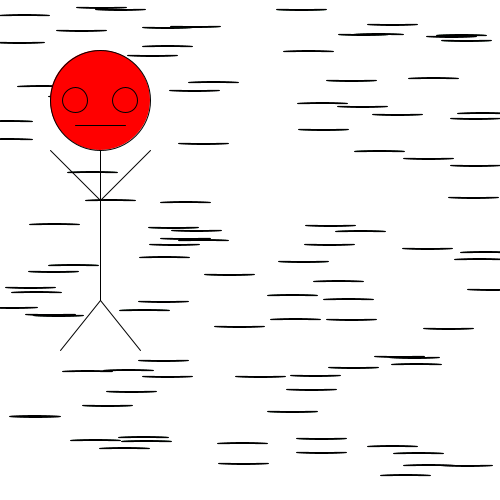
Frame 1 (no input)
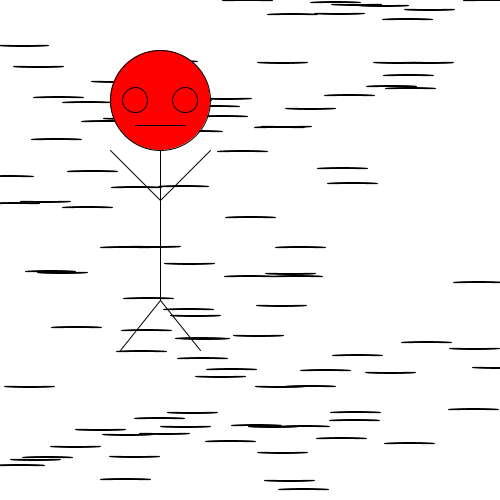
Frame 60 (the mouse pressed at the canvas centre just before this capture)
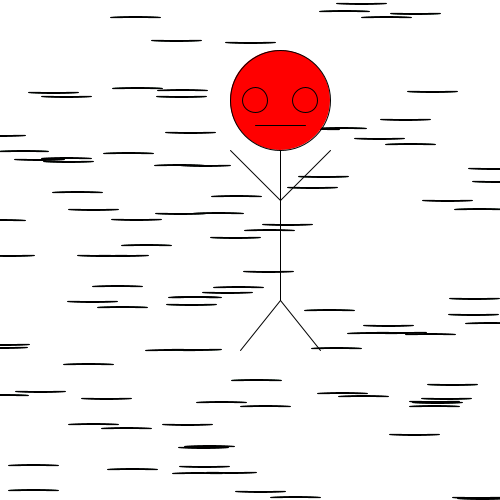
Frame 120 (the mouse held since frame 60 and released just before this capture)

The Processing sketch that drew these frames (run headless with seeded random() and noise(); from frame 60 on, the mouse is pressed at the canvas centre):

// Processing sketch: processing_127608
// ── processing_127608.pde

int monsterpositionX;
int monsterpositionY;
int breedte;
int hoogte;
int richting;
int teller;
int score;
int verandering;
boolean test;
 
void setup (){
  size(500,500);
 background(150);
breedte = 50;
hoogte = 50;
richting = -20;
teller = 0;
score = 0;
verandering = 0;
}
 
void draw(){

background(255);
if(test == true){
  fill(0,255,0);
}
fill(21,238,67);
for(int i=0; i < 100; i ++){
fill(20,100,50);
ellipse(random(0,500),random(0,500),50,1);
}
if(test == false){
  fill(255,0,0);
}
ellipse(monsterpositionX +100,monsterpositionY +100,100,100);//hoofd
ellipse(monsterpositionX +75,monsterpositionY +100,25,25); //  linker oog
ellipse(monsterpositionX +125,monsterpositionY +100,25,25);//  rechter oog
line(monsterpositionX +125,monsterpositionY +125,monsterpositionX +75,monsterpositionY +125);//    mond
line(monsterpositionX +100,monsterpositionY +150,monsterpositionX +100,monsterpositionY +300);//   lijf
line(monsterpositionX +100,monsterpositionY +200,monsterpositionX +50,monsterpositionY +150);//    linker arm
line(monsterpositionX +100,monsterpositionY +200,monsterpositionX +150,monsterpositionY +150);//   rechter arm
line(monsterpositionX +100,monsterpositionY +300,monsterpositionX +60,monsterpositionY +350);//    linker been
line(monsterpositionX +100,monsterpositionY +300,monsterpositionX +140,monsterpositionY +350);//   rechter been
 
monsterpositionX = monsterpositionX;
 
 
monsterpositionX = monsterpositionX + richting;
if(monsterpositionX >500 || monsterpositionX <0){
  richting = -richting;
  teller = teller +1;
}
if(teller == 10){
  teller= 0;
  test= !test;
}
}
